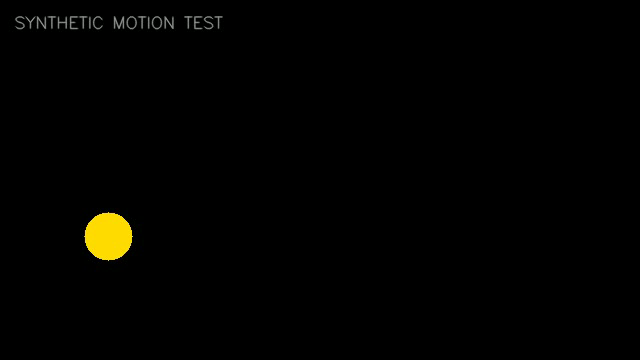
#> input picture frame 10 of Beginner Projects Vision/test_images/sample_motion.avi, 640 x 360 px
$ python sparse_optical_flow.py
#> lines starting #> are read from the running program, lines starting #| are printed output that depends on the picture; after the words box and inside, x2 and y2 are one past the last pixel; in counts of white or black regions, pixels touching at a corner belong together
"""Track sparse corner features with Lucas-Kanade optical flow."""
from __future__ import annotations
import argparse
from pathlib import Path
import cv2
import numpy as np
HERE=Path(__file__).resolve().parent
DEFAULT_SOURCE=str(HERE/'test_images'/'sample_motion.avi')
def parse_source(s): return int(s) if s.isdigit() else s

def main():
    ap=argparse.ArgumentParser(description=__doc__); ap.add_argument('--source',default=DEFAULT_SOURCE); ap.add_argument('--no-display',action='store_true'); ap.add_argument('--max-frames',type=int,default=300); args=ap.parse_args()
    cap=cv2.VideoCapture(parse_source(args.source))
    if not cap.isOpened(): raise SystemExit(f'ERROR: Cannot open source: {args.source}')
    ok,old_frame=cap.read()
#> old_frame is the input picture: shape (360, 640, 3); mean B, G, R 0.5, 2.2, 2.4
    if not ok: cap.release(); raise SystemExit('ERROR: Source contains no frames.')
    old_gray=cv2.cvtColor(old_frame,cv2.COLOR_BGR2GRAY)
    p0=cv2.goodFeaturesToTrack(old_gray,mask=None,maxCorners=250,qualityLevel=.25,minDistance=7,blockSize=7)
#> p0 = 27 rows, first 8: [72, 19], [196, 19], [62, 22], [196, 26], [72, 26], [140, 18], [186, 18], [53, 18]
    trail_mask=np.zeros_like(old_frame); frame_count=0
    lk=dict(winSize=(21,21),maxLevel=3,criteria=(cv2.TERM_CRITERIA_EPS|cv2.TERM_CRITERIA_COUNT,30,.01))
    try:
        while True:
            ok,frame=cap.read()
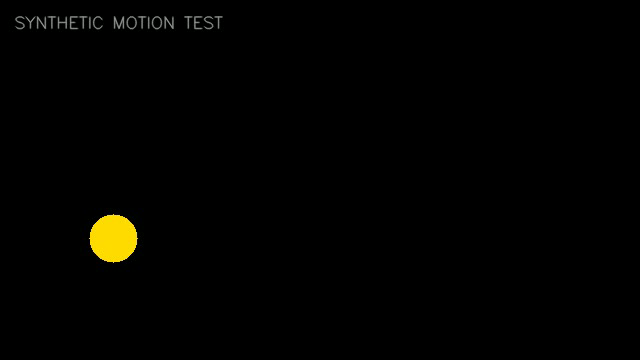
#> input picture frame 11 of Beginner Projects Vision/test_images/sample_motion.avi, 640 x 360 px
#> frame is the input picture: shape (360, 640, 3); mean B, G, R 0.5, 2.2, 2.4
            if not ok: break
            gray=cv2.cvtColor(frame,cv2.COLOR_BGR2GRAY)
            if p0 is not None and len(p0):
                p1,st,err=cv2.calcOpticalFlowPyrLK(old_gray,gray,p0,None,**lk)
#> p1 has the same summary as p0; st = 27 values from 1 to 1; err = 27 values from 0 to 0
                if p1 is not None and st is not None:
                    good_new=p1[st.reshape(-1)==1]; good_old=p0[st.reshape(-1)==1]
#> after `good_new = p1[st.reshape(-1) == 1]`: good_new has the same summary as p0
#> after `good_old = p0[st.reshape(-1) == 1]`: good_old has the same summary as p0
                    for a,b in zip(good_new,good_old):
                        x1,y1=np.rint(a).astype(int).reshape(-1); x0,y0=np.rint(b).astype(int).reshape(-1)
                        cv2.line(trail_mask,(x1,y1),(x0,y0),(0,220,255),2)
                        cv2.circle(frame,(x1,y1),3,(0,0,255),-1)
#> this loop made 27 passes
#> (x1, y1, x0, y0) on passes 1 to 12: (72, 19, 72, 19), (196, 19, 196, 19), (62, 22, 62, 22), (196, 26, 196, 26), (72, 26, 72, 26), (140, 18, 140, 18), (186, 18, 186, 18), (53, 18, 53, 18), (85, 18, 85, 18), (220, 18, 220, 18), (131, 19, 131, 19), (30, 19, 30, 19)
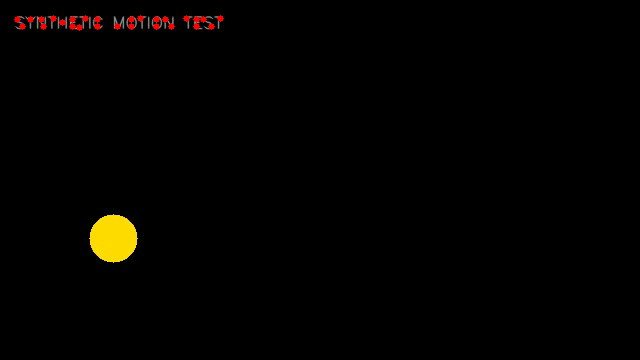
#> frame: shape (360, 640, 3); 0.34% of pixels changed, all inside (x1, y1, x2, y2) = (14, 15, 224, 31)
                    p0=good_new.reshape(-1,1,2) if len(good_new) else None
            if p0 is None or len(p0)<8:
                p0=cv2.goodFeaturesToTrack(gray,mask=None,maxCorners=250,qualityLevel=.25,minDistance=7,blockSize=7)
            visual=cv2.add(frame,trail_mask)
            cv2.putText(visual,'SPARSE OPTICAL FLOW | Q: quit',(12,28),cv2.FONT_HERSHEY_SIMPLEX,.58,(0,255,255),2,cv2.LINE_AA)
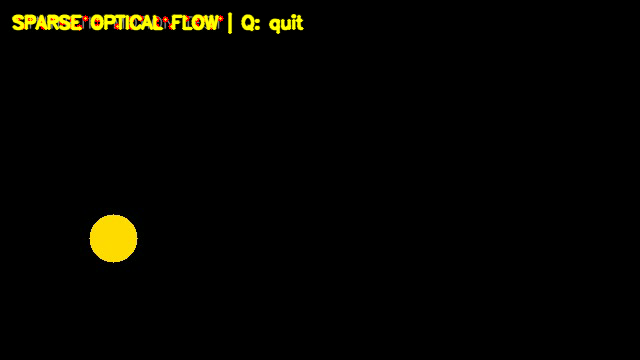
#> visual: shape (360, 640, 3); mean B, G, R 0.2, 4.6, 5.1
            if not args.no_display:
                cv2.imshow('Sparse Optical Flow',visual)
                if cv2.waitKey(1)&0xFF==ord('q'): break
#> (key q is pressed here)
            old_gray=gray; frame_count+=1
            if args.no_display and frame_count>=args.max_frames: break
    finally: cap.release(); cv2.destroyAllWindows()
    print(f'[OK] Sparse flow processed {frame_count} frame pairs.')
if __name__=='__main__': main()

$ run again, starting later in the video
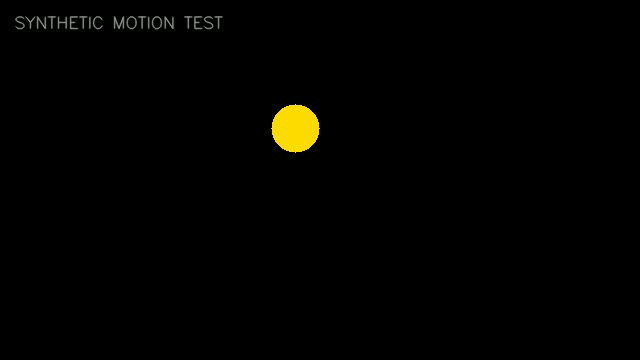
#> input picture frame 45 of Beginner Projects Vision/test_images/sample_motion.avi, 640 x 360 px
#> in main, old_frame is the input picture: shape (360, 640, 3); mean B, G, R 0.5, 2.1, 2.4
#> p0 = 27 rows, first 8: [72, 19], [196, 19], [62, 22], [196, 26], [72, 26], [140, 18], [186, 18], [53, 18]
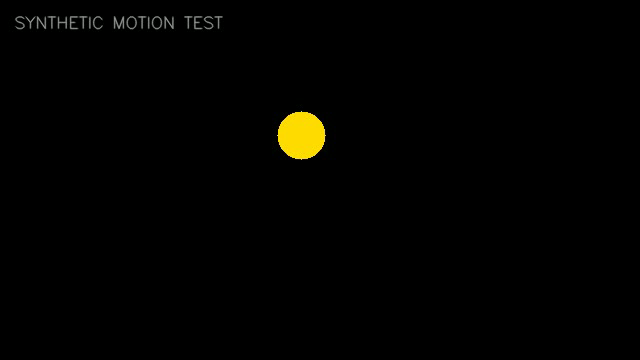
#> input picture frame 46 of Beginner Projects Vision/test_images/sample_motion.avi, 640 x 360 px
#> in main, frame is the input picture: shape (360, 640, 3); mean B, G, R 0.5, 2.1, 2.4
#> p1 has the same summary as p0; st = 27 values from 1 to 1; err = 27 values, max 0.0136 at index 16, min 0 at index 0, mean 0.001
#> good_new has the same summary as p0
#> good_old has the same summary as p0
#> the loop in main, `for a,b in zip(good_new,good_old):` made 27 passes
#> (x1, y1, x0, y0) on passes 1 to 8: (72, 19, 72, 19), (196, 19, 196, 19), (62, 22, 62, 22), (196, 26, 196, 26), (72, 26, 72, 26), (140, 18, 140, 18), (186, 18, 186, 18), (53, 18, 53, 18)
#> in main, `cv2.putText(visual,'SPARSE OPTICAL FLOW | Q: quit',(12,28),cv2.FONT_HE..`:
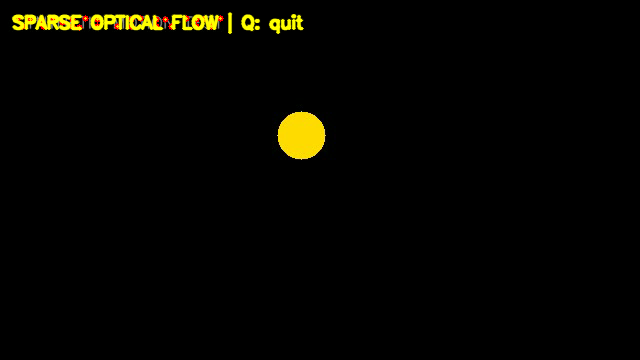
#> visual: shape (360, 640, 3); mean B, G, R 0.2, 4.6, 5.1

$ run again, starting later in the video
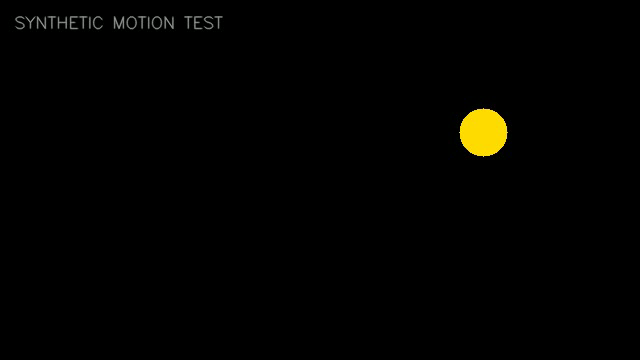
#> input picture frame 80 of Beginner Projects Vision/test_images/sample_motion.avi, 640 x 360 px
#> in main, old_frame is the input picture: shape (360, 640, 3); mean B, G, R 0.5, 2.2, 2.4
#> p0 = 27 rows, first 8: [72, 19], [196, 19], [62, 22], [196, 26], [72, 26], [140, 18], [186, 18], [53, 18]
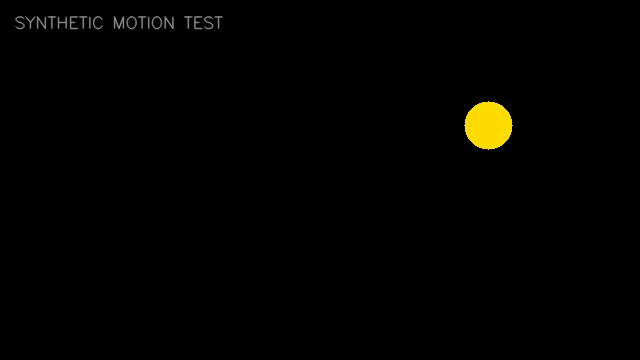
#> input picture frame 81 of Beginner Projects Vision/test_images/sample_motion.avi, 640 x 360 px
#> in main, frame is the input picture: shape (360, 640, 3); mean B, G, R 0.5, 2.1, 2.4
#> p1 has the same summary as p0; st = 27 values from 1 to 1; err = 27 values from 0 to 0
#> good_new has the same summary as p0
#> good_old has the same summary as p0
#> the loop in main, `for a,b in zip(good_new,good_old):` made 27 passes
#> (x1, y1, x0, y0) on passes 1 to 8: (72, 19, 72, 19), (196, 19, 196, 19), (62, 22, 62, 22), (196, 26, 196, 26), (72, 26, 72, 26), (140, 18, 140, 18), (186, 18, 186, 18), (53, 18, 53, 18)
#> in main, `cv2.putText(visual,'SPARSE OPTICAL FLOW | Q: quit',(12,28),cv2.FONT_HE..`:
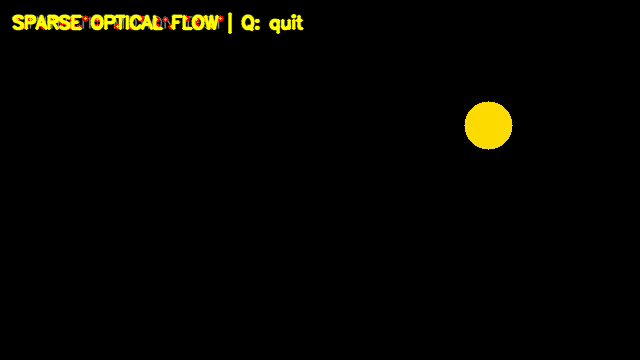
#> visual: shape (360, 640, 3); mean B, G, R 0.2, 4.6, 5.1
